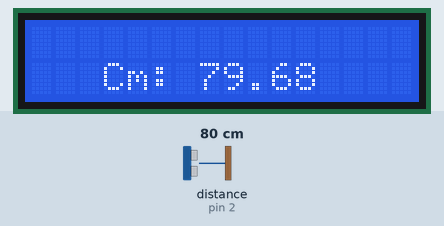
Simulated run of this sketch. Board: Arduino Uno, built with avr-gcc and run on an emulated ATmega328P. On the bench: 16×2 character LCD. Wiring (inferred from the names in the program): ultrasonic range finder: trigger pin 3; echo pin 2. Inputs (shaded band) come from the test bench; at power-on: distance to the obstacle (sensor on pin 2) 80 cm. The echo pulse lasts 58.3 µs per cm.

Above: at 1.2 s.
1.3 s: distance to the obstacle (sensor on pin 2) set to 2 cm
At 2.6 s:
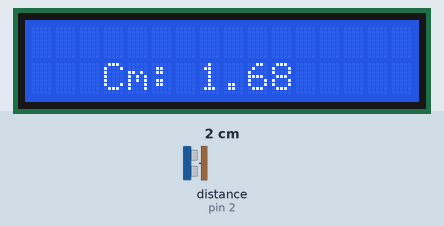
5.4 s: distance to the obstacle (sensor on pin 2) set to 4 cm
At 6.9 s:
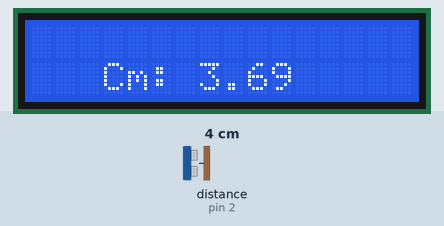
8.6 s: distance to the obstacle (sensor on pin 2) set to 9 cm
At 9.9 s:
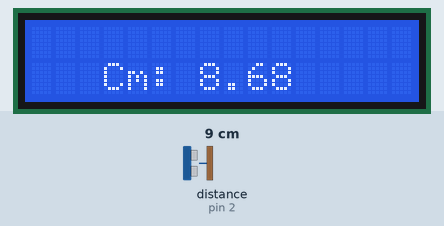
Timing chart, 0 to 11.6 s (numbered marks = the images above; inputs shaded):
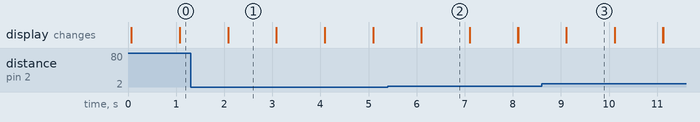

The sketch:

SensorDeDistanciaUltrassonicoComLcd.ino
```cpp
#include <LiquidCrystal.h>
#define trigPin 3
#define echoPin 2

LiquidCrystal LCD(12,11,7,6,5,4);
float duracao;
float cm;


void setup()
{
	LCD.begin(16,2);
  	pinMode(trigPin, OUTPUT);
  	digitalWrite(trigPin, LOW);
  	pinMode(echoPin, INPUT);
}

void pulso()
{
  	digitalWrite(trigPin, HIGH);
  	delayMicroseconds(10);
  	digitalWrite(trigPin, LOW);
}

void loop()
{
  pulso();

  duracao = pulseIn(echoPin, HIGH);
  cm = ((duracao/2) * 0.0343);

  LCD.setCursor(3,1);
  LCD.print("Cm: ");
  LCD.print(cm);

  delay(1000);
  LCD.clear();
}


  	
```

Measured:
- after the input at 1.3 s, the display: first differs from a run without the input after 0.78 s (image 1)
- after the input at 5.4 s, the display: first differs from a run without the input after 0.70 s (image 2)
- after the input at 8.6 s, the display: first differs from a run without the input after 0.51 s (image 3)
- what the display in image 1 shows lasts 1.0 s, from 2.1 s to 3.1 s
